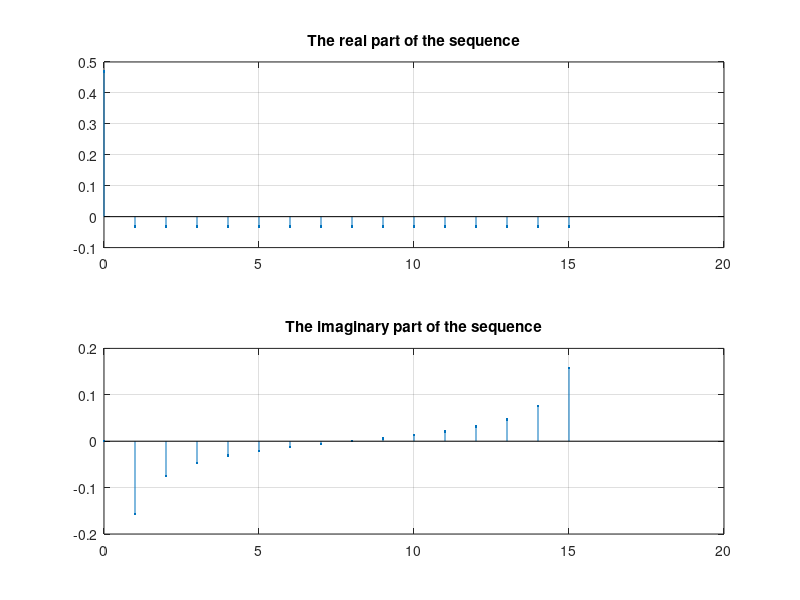

The MATLAB source for this figure:
Xk=(0:15)/16;xn=ifft(Xk);
xnre=real(xn);
xnim=imag(xn);
subplot(2,1,1);
stem(0:15,xnre,'.');grid on;
title('The real part of the sequence');
subplot(2,1,2);
stem(0:15,xnim,'.');grid on;
title('The imaginary part of the sequence');
